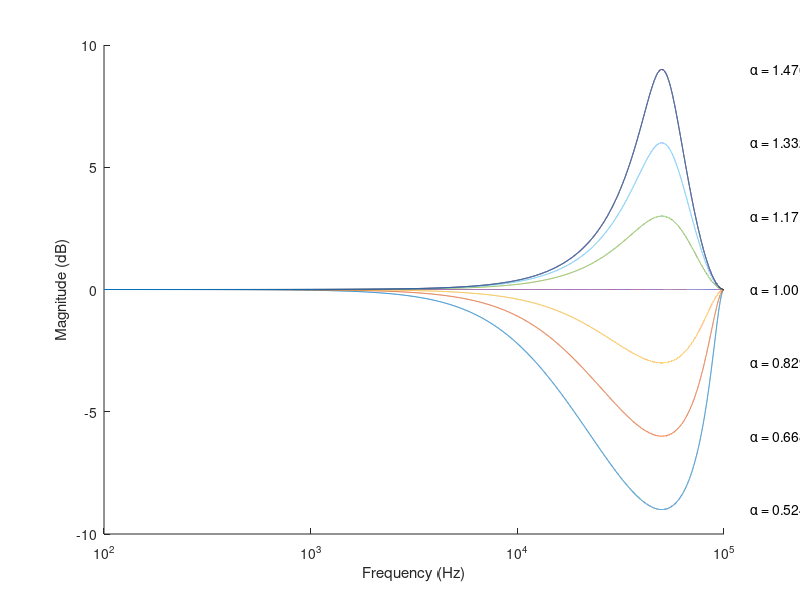

Source code (MATLAB):
k = 1000;
u = 1e-6;

fsw = 100*k
Ts = 1/fsw;

ff = 100:10:fsw;
ws = 2*pi*ff;
s = j*ws;
z1 = e.^(-s*Ts);

# Gain at Fsw/2 algebraic manipulation
# Gpk = alpha/(2-alpha)
# 2*Gpk - alpha*Gpk = alpha
# 2*Gpk = alpha*(1 + Gpk)
# alpha = 2*Gpk/(1 + Gpk)
# Gpk = 10^(GpkdB/20)

alpha = 1.0;
GdB = -9  # Peak gain in dB at Fsw/2

hold on
for i = 1:1:7
  Gpk = 10^(GdB/20);
  alpha = 2*Gpk/(1 + Gpk)  
##
## Transfer Function:
## Peak current mode controller
##
  hz = alpha*z1./(1-(1-alpha)*z1);
##
##
  semilogx(ff, 20*log10(abs(hz)))  
  GdB = GdB + 3; #Post-increment to continue set of traces
endfor  

semilogx(ff, 20*log10(abs(hz)))
#title("Peak Current Mode Controller system response with varying amounts of slope compensation")
xlabel("Frequency (Hz)")
ylabel("Magnitude (dB)")

text(135000, 9, "ɑ = 1.476")
text(135000, 6, "ɑ = 1.332")
text(135000, 3, "ɑ = 1.171")
text(135000, 0, "ɑ = 1.00")
text(135000, -3, "ɑ = 0.829")
text(135000, -6, "ɑ = 0.668")
text(135000, -9, "ɑ = 0.524")
